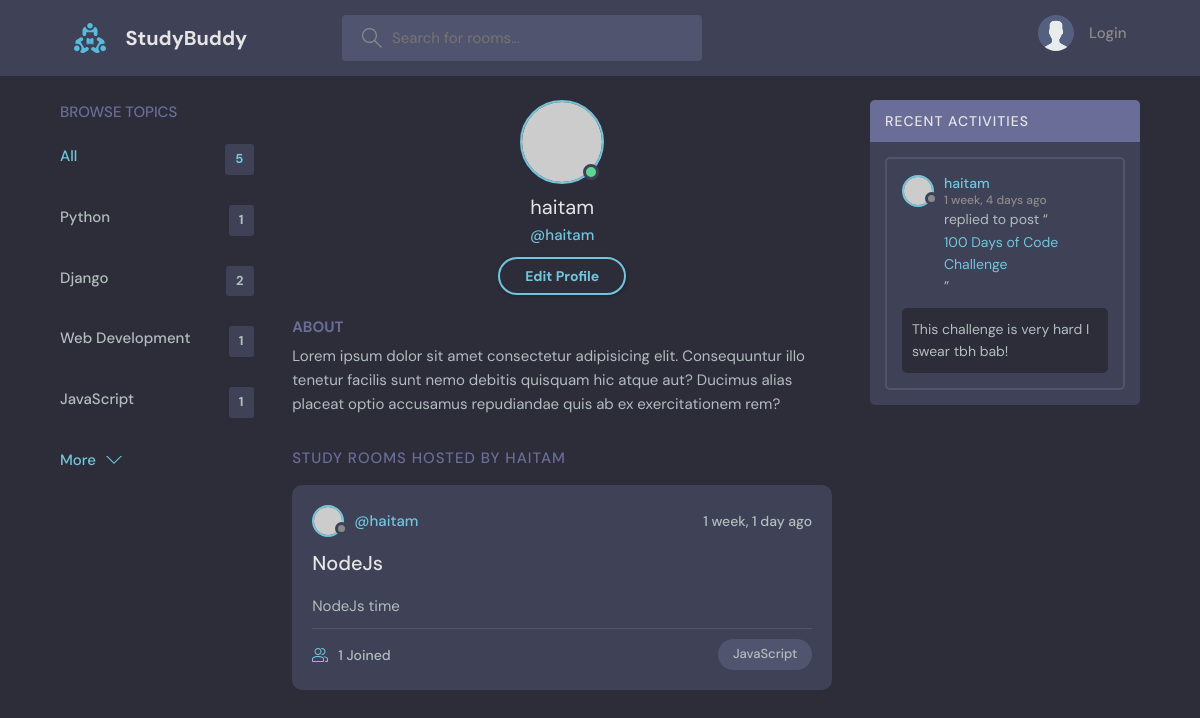
The app's page /profile/2/ with its own data.
### base/models.py (models this page shows, shortened)
class Topic(models.Model):
    name = models.CharField(max_length=200)

class Room(models.Model):
    host = models.ForeignKey(User, on_delete=models.CASCADE, null=True)
    topic = models.ForeignKey(Topic, on_delete=models.SET_NULL, null=True)
    name = models.CharField(max_length=200)
    description = models.TextField(null=True, blank=True) # null for database and blank is when we save a form
    participants = models.ManyToManyField(User,
                                          related_name='participants',
                                          blank=True)
    updated = models.DateTimeField(auto_now=True) # every time we save this module the datetime is updated
    created = models.DateTimeField(auto_now_add=True) # only saves datetime when we create the model
    class Meta:
        ordering = ['-created'] # adding dash '-' means we want to order the results of the the query

class Message(models.Model):
    user = models.ForeignKey(User, on_delete=models.CASCADE)
    room = models.ForeignKey(Room, on_delete=models.CASCADE)
    body = models.TextField()
    updated = models.DateTimeField(auto_now=True)
    created = models.DateTimeField(auto_now_add=True)
    edited = models.BooleanField(default=False)
    class Meta:
        ordering = ['-created']
    def __str__(self) -> str:
        return self.body[:50]

### base/views.py (the view)
# urls.py: path('profile/<str:id>/', views.userProfile, name='profile'),
def userProfile(request, id):
    user = User.objects.get(id=int(id))
    user_rooms = user.room_set.all()
    user_messages = user.message_set.all()
    rooms_all = Room.objects.all().count()
    topics = Topic.objects.all()
    context = {
        'user': user,
        'rooms': user_rooms,
        'room_messages': user_messages,
        'rooms_count': rooms_all,
        'topics': topics
    }
    return render(request, 'base/profile.html', context)

### base/templates/base/profile.html
{% extends 'main.html' %}
{% block content %}
<main class="profile-page layout layout--3">
  <div class="container">
      {% include 'base/topics_component.html' %}
    <div class="roomList">
      <div class="profile">
        <div class="profile__avatar">
          <div class="avatar avatar--large active">
            <img src="https://randomuser.me/api/portraits/men/11.jpg" />
          </div>
        </div>
        <div class="profile__info">
          <h3>{{ user.username }}</h3>
          <p>@{{ user.username }}</p>
          <a href="edit-user.html" class="btn btn--main btn--pill">Edit Profile</a>
        </div>
        <div class="profile__about">
          <h3>About</h3>
          <p>
            Lorem ipsum dolor sit amet consectetur adipisicing elit. Consequuntur illo tenetur
            facilis sunt nemo debitis quisquam hic atque aut? Ducimus alias placeat optio
            accusamus repudiandae quis ab ex exercitationem rem?
          </p>
        </div>
      </div>
      <div class="roomList__header">
        <div>
          <h2>Study Rooms Hosted by {{ user.username }}</a>
          </h2>
        </div>
      </div>
      {% include 'base/feed_component.html' %}
    </div>
      {% include 'base/activity_component.html' %}
  </div>
</main>
{% endblock %}

### base/templates/base/topics_component.html
<div class="topics">
    <div class="topics__header">
      <h2>Browse Topics</h2>
    </div>
    <ul class="topics__list">
      <li>
        <a href="{% url 'home' %}" class="active">All <span>{{ rooms_count }}</span></a>
      </li>
      {% for topic in topics %}
      <li>
        <a href="{% url 'home' %}?q={{ topic.name }}">{{ topic.name }} <span>{{ topic.room_set.all.count }}</span></a>
      </li>
      {% endfor %}
    </ul>
    <a class="btn btn--link" href="topics.html">
      More
      <svg version="1.1" xmlns="http://www.w3.org/2000/svg" width="32" height="32" viewBox="0 0 32 32">
        <title>chevron-down</title>
        <path d="M16 21l-13-13h-3l16 16 16-16h-3l-13 13z"></path>
      </svg>
    </a>
</div>

### base/templates/base/feed_component.html (shortened to what this page needs)
{% for room in rooms %}
<div class="roomListRoom">
  <div class="roomListRoom__header">
    <a href="{% url 'profile' room.host.id %}" class="roomListRoom__author">
      <div class="avatar avatar--small">
        <img src="https://randomuser.me/api/portraits/women/11.jpg" />
      </div>
      <span>@{{ room.host.username }}</span>
    </a>
    <div class="roomListRoom__actions">
      <span>{{ room.created | timesince }} ago</span>
    </div>
  </div>
  <div class="roomListRoom__content">
    <a href="{% url 'room' room.id %}">{{ room.name }}</a>
    <p>
      {{ room.description }}
    </p>
  </div>
  <div class="roomListRoom__meta">
    <a href="{% url 'room' room.id %}" class="roomListRoom__joined">
      {{ room.participants.all.count }} Joined
    </a>
    <p class="roomListRoom__topic">{{ room.topic.name }}</p>
  </div>
</div>
{% endfor %}

### base/templates/base/activity_component.html (shortened to what this page needs)
<div class="activities">
    <div class="activities__header">
      <h2>Recent Activities</h2>
    </div>
    {% for message in room_messages %}
    <div class="activities__box">
      <div class="activities__boxHeader roomListRoom__header">
        <a href="{% url 'profile' message.user.id %}" class="roomListRoom__author">
          <div class="avatar avatar--small">
            <img src="https://randomuser.me/api/portraits/women/11.jpg" />
          </div>
          <p>
            {{ message.user.username }}
            <span>{{ message.created | timesince }} ago</span>
          </p>
        </a>
      </div>
      <div class="activities__boxContent">
        <p>replied to post “<a href="{% url 'room' message.room.id %}">{{ message.room.name }}</a>”</p>
        <div class="activities__boxRoomContent">
          {{ message }}
        </div>
      </div>
    </div>
    {% endfor %}
</div>

### records on screen
Topic: name "Python", room_set.all.count "1"
Topic: name "Django", room_set.all.count "2"
Topic: name "Web Development", room_set.all.count "1"
Topic: name "JavaScript", room_set.all.count "1"
Room: host.username "haitam", created "1 week, 1 day", name "NodeJs", description "NodeJs time", participants.all.count "1", topic.name "JavaScript"
Message: user.username "haitam", created "1 week, 4 days", room.name "100 Days of Code Challenge", body "This challenge is very hard I swear tbh bab!"

### other values on screen
{{ rooms_count }} "5"
{{ user.username }} "haitam"
{{ user.username }} "HAITAM"
